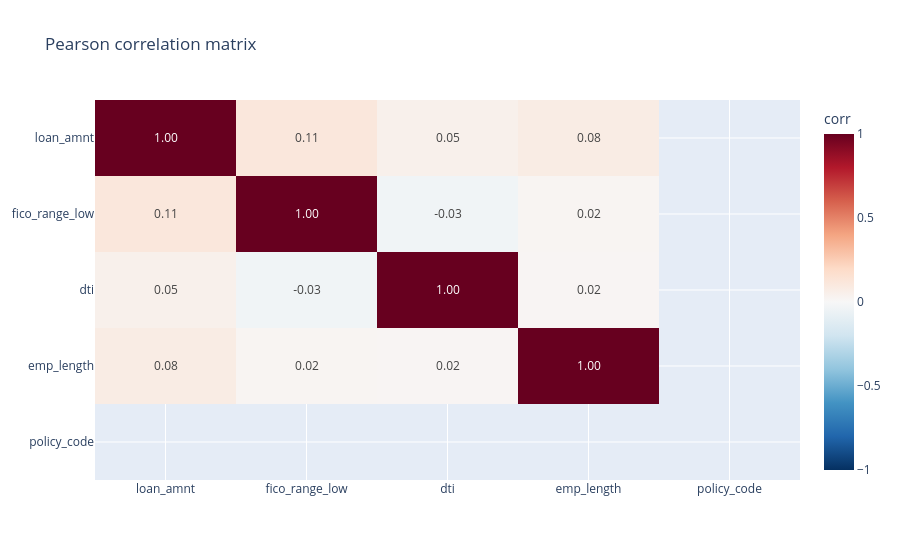

This figure's notebook cell:
### Code cell
show_correlation_matrix(acc_df_compare_rej[["loan_amnt", "fico_range_low", "dti", "emp_length", "policy_code"]].dropna())

### Figure 1 — Plotly figure (JSON) as saved in the notebook; plotly's stock layout.template omitted (floating-point values rounded to 4 significant figures)
{"data": [{"coloraxis": "coloraxis", "hovertemplate": "x: %{x}<br>y: %{y}<br>color: %{z}<extra></extra>", "name": "0", "texttemplate": "%{z:.2f}", "type": "heatmap", "x": ["loan_amnt", "fico_range_low", "dti", "emp_length", "policy_code"], "xaxis": "x", "y": ["loan_amnt", "fico_range_low", "dti", "emp_length", "policy_code"], "yaxis": "y", "z": [[1.0, 0.1127, 0.04913, 0.07924, NaN], [0.1127, 1.0, -0.03448, 0.02077, NaN], [0.04913, -0.03448, 1.0, 0.01809, NaN], [0.07924, 0.02077, 0.01809, 1.0, NaN], [NaN, NaN, NaN, NaN, NaN]]}], "layout": {"coloraxis": {"autocolorscale": false, "cmax": 1, "cmin": -1, "colorbar": {"title": {"text": "corr"}}, "colorscale": [[0, "rgb(5,48,97)"], [0.1, "rgb(33,102,172)"], [0.2, "rgb(67,147,195)"], [0.3, "rgb(146,197,222)"], [0.4, "rgb(209,229,240)"], [0.5, "rgb(247,247,247)"], [0.6, "rgb(253,219,199)"], [0.7, "rgb(244,165,130)"], [0.8, "rgb(214,96,77)"], [0.9, "rgb(178,24,43)"], [1, "rgb(103,0,31)"]]}, "title": {"text": "Pearson correlation matrix"}, "xaxis": {"anchor": "y", "domain": [0, 1]}, "yaxis": {"anchor": "x", "autorange": "reversed", "domain": [0, 1]}}}
